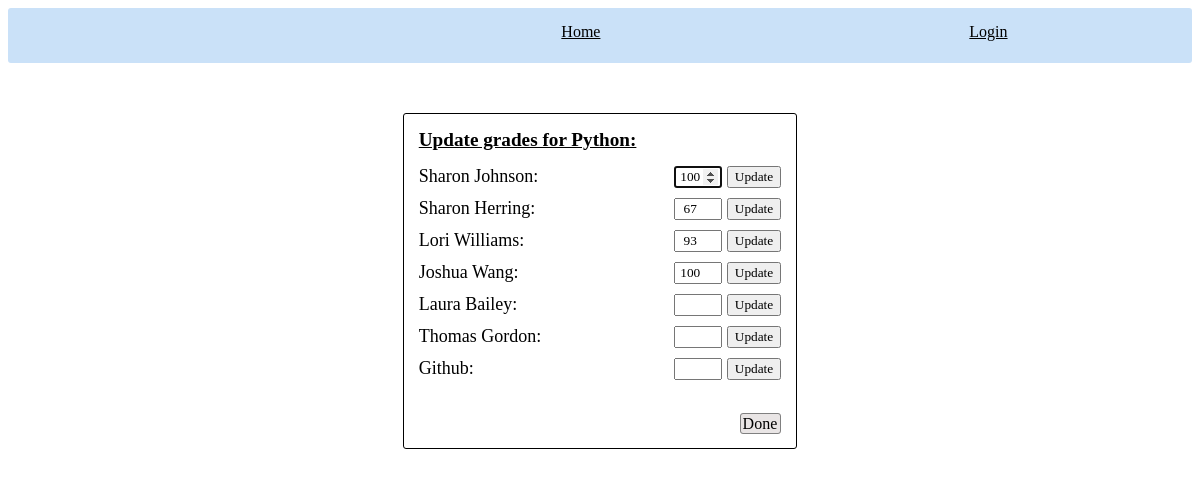
The page /updeat_grade/1 on the database its author committed.
### tables this page shows
CREATE TABLE students (
        id INTEGER PRIMARY KEY,
        name TEXT NOT NULL,
        email TEXT UNIQUE,
        phone TEXT UNIQUE,
        user_id INTEGER,
        FOREIGN KEY(user_id) REFERENCES new_users (id)
        );

CREATE TABLE students_courses (
        id INTEGER PRIMARY KEY,
        student_id INTEGER,
        course_id INTEGER,
        grade INTEGER DEFAULT "unknown",
        UNIQUE (student_id, course_id),
        FOREIGN KEY (student_id) REFERENCES students (id),
        FOREIGN KEY (course_id) REFERENCES courses (id)
    );

### app.py (the view)
@app.route('/updeat_grade/<course_id>', methods=['get','post'])
def updeat_grade(course_id): # a teacher user update grade
    log=check_log()
    info=info_user()
    jinja={}
    jinja['grades']=['create']
    jinja['course_id']=course_id
    teacher_id=crud.read_if('teacher_id', 'courses', 'id', course_id)
    jinja['teacher_id']=teacher_id[0][0]
    jinja['grades_title']=f'Update grades for {crud.course_name(course_id)}:'
    if request.method=='GET':
        students_grades=crud.read_if('student_id, grade', 'students_courses', 'course_id', course_id)
        if len(students_grades)==0:
            jinja['no_students']=[f'There are no students enrolled to {crud.course_name(course_id)} course']
            jinja['link']='Back'
        else:
            jinja['link']='Done'
            jinja['students_grades']=[]
            for student in students_grades:
                inf=namedtuple('S_G',['id','name','grade'])
                inf.id=student[0]
                inf.name=crud.student_name(student[0])
                inf.grade=student[1]
                jinja['students_grades'].append(inf)
        return render_template ('profile_teacher.html', log=log, info=info, jinja=jinja)
    else:
        crud.change_grade(request.form['grade'], request.form['student_id'], course_id)
        return redirect(url_for('updeat_grade',course_id=course_id))

### app.py (called while the page is built)
def check_log(): #check if user is loged in or not
    log_result={}
    if "name" in session:
        link='/logout'
        log='Logout'
        log_result['link']=link
        log_result['log']=log
        return log_result
    else:
        link='/login'
        log='Login'
        log_result['link']=link
        log_result['log']=log
        return log_result

def info_user(): # get user info
    if "role" in session:
        info={}
        if session['role']=='admin':
            info['id']=session['id']
            info['link']=f"/administrator/{session['id']}"
            info['word']='Administrator'
            info['hello']=f"Hello {crud.admin_name(session['id'])}- what do you want to do?"
            info['class']='user_hello'
        if session['role']=='teacher':
            info['id']=session['id']
            info['link']=f"/teacher_profile/{session['id']}"
            info['word']=f"Welcome {crud.teacher_name(session['id'])}"
            info['class']='user_hello'
        if session['role']=='student':
            info['id']=session['id']
            info['link']=f"/student_profile/{session['id']}"
            info['word']=f"Welcome {crud.student_name(session['id'])}"
            info['class']='user_hello'
        return info

### crud.py (called while the page is built)
def read_if(column, table, value, condition):
    return query(f"SELECT {column} FROM {table} WHERE {value}='{condition}'")

def student_name(student_id):
    name=read_if('name', 'students', 'id', student_id)
    name=name[0][0]
    return name

def course_name(course_id):
    name=read_if('name', 'courses', 'id', course_id)
    name=name[0][0]
    return name

### setup_db.py (called while the page is built)
def query(sql):
    with sqlite3.connect('students.db') as conn:
        cur=conn.cursor()
        cur.execute(sql)
        return cur.fetchall()

### templates/profile_teacher.html (shortened to what this page needs)
{% extends "base.html" %}
{% block content %}
<link rel="stylesheet" href="../static/student_teacher.css">
<div class="main_teacher_profile">
    {% for g in jinja.grades %}
        <div class="main_update_grade" >
            <div class='course_name_attend'>{{jinja.grades_title}}</div>
            <div class="students_grades" >
                {% for student in jinja.students_grades %}
                <div class="student_atten">
                    <form  class="atten_details" method="post">
                        <div class="student_name_attend">{{student.name}}:</div>
                        <div ><input type="number" name="grade" value="{{student.grade}}" class="t_student_grade" autofocus></div>
                        <div><input type="submit" value="Update"></div>
                    </form>
                </div>
                {% endfor %}
            </div>
            <div class="done"><a href="/teacher_profile/{{jinja.teacher_id}}">{{jinja.link}}</a></div>
        </div>
    {% endfor %}
{% endblock %}

### static/style.css (style rules this page uses)
input { font-family: 'Times New Roman', Times, serif; text-align: center; }
.atten_details { display: flex; flex-direction: column; gap: 5px; }
.student_atten>* { display: flex; }

### static/student_teacher.css (style rules this page uses)
.main_teacher_profile { margin-top: 20px; margin-left: 20px; margin-right: 20px; display: flex; flex-direction: column; gap: 20px; }
.course_name_attend { font-weight: bolder; font-size:larger; width: max-content; text-decoration: underline; }
.done { text-align: right; margin-top: 20px; }
.done a { text-decoration: none; color: black; border-width: 1.5px; border-style: solid; border-radius: 3px; border-color: gray; padding: 1px 3px 1px 2px; background-color: rgb(233, 229, 229); width: max-content; }
.student_atten>* { display: flex; flex-direction: row; }
.student_name_attend { width:250px; font-size: large; }
.main_update_grade { display: flex; flex-direction: column; gap: 15px; width: max-content; margin: auto; margin-top: 30px; padding: 15px 15px 15px 15px; border-width: 1px; border-style: solid; border-radius: 3px; }
.students_grades { display: flex; flex-direction: column; gap: 10px; }
.t_student_grade { width: 40px; }

### rows shown on the page
students: name "Sharon Johnson"
students: name "Sharon Herring"
students: name "Lori Williams"
students: name "Joshua Wang"
students: name "Laura Bailey"
students: name "Thomas Gordon"
students: name "Github"

### other values the page prints
{{ log.log }} "Login"
{{ jinja.grades_title }} "Update grades for Python:"
{{ jinja.link }} "Done"
